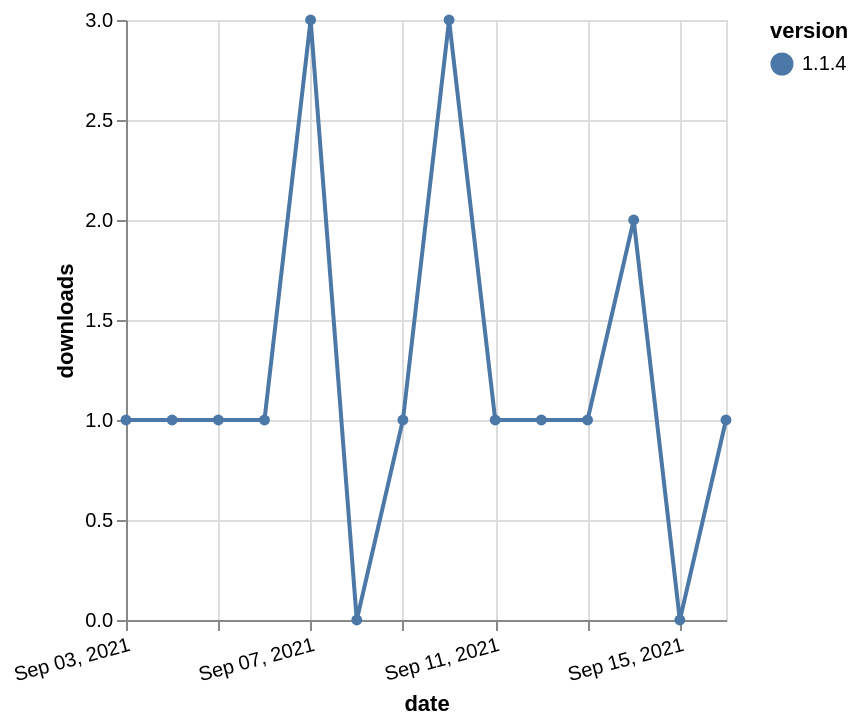

Here is the Vega-Lite specification saved for this chart:
### Vega-Lite specification from a JSON file in a GitHub repository (floating-point values rounded to 4 significant figures)
{"$schema": "https://vega.github.io/schema/vega-lite/v5.json", "description": "A simple bar chart with embedded data.", "data": {"values": [{"date": "2021-09-03", "total": 153, "delta": 1, "version": "1.1.4"}, {"date": "2021-09-04", "total": 154, "delta": 1, "version": "1.1.4"}, {"date": "2021-09-05", "total": 155, "delta": 1, "version": "1.1.4"}, {"date": "2021-09-06", "total": 156, "delta": 1, "version": "1.1.4"}, {"date": "2021-09-07", "total": 159, "delta": 3, "version": "1.1.4"}, {"date": "2021-09-08", "total": 159, "delta": 0, "version": "1.1.4"}, {"date": "2021-09-09", "total": 160, "delta": 1, "version": "1.1.4"}, {"date": "2021-09-10", "total": 163, "delta": 3, "version": "1.1.4"}, {"date": "2021-09-11", "total": 164, "delta": 1, "version": "1.1.4"}, {"date": "2021-09-12", "total": 165, "delta": 1, "version": "1.1.4"}, {"date": "2021-09-13", "total": 166, "delta": 1, "version": "1.1.4"}, {"date": "2021-09-14", "total": 168, "delta": 2, "version": "1.1.4"}, {"date": "2021-09-15", "total": 168, "delta": 0, "version": "1.1.4"}, {"date": "2021-09-16", "total": 169, "delta": 1, "version": "1.1.4"}]}, "width": "container", "mark": {"type": "line", "point": {"filled": true}}, "encoding": {"x": {"field": "date", "type": "temporal", "timeUnit": "yearmonthdate", "title": "date", "axis": {"labelAngle": -15}}, "y": {"field": "delta", "type": "quantitative", "title": "downloads"}, "color": {"field": "version", "type": "nominal"}, "tooltip": {"field": "delta"}}}
